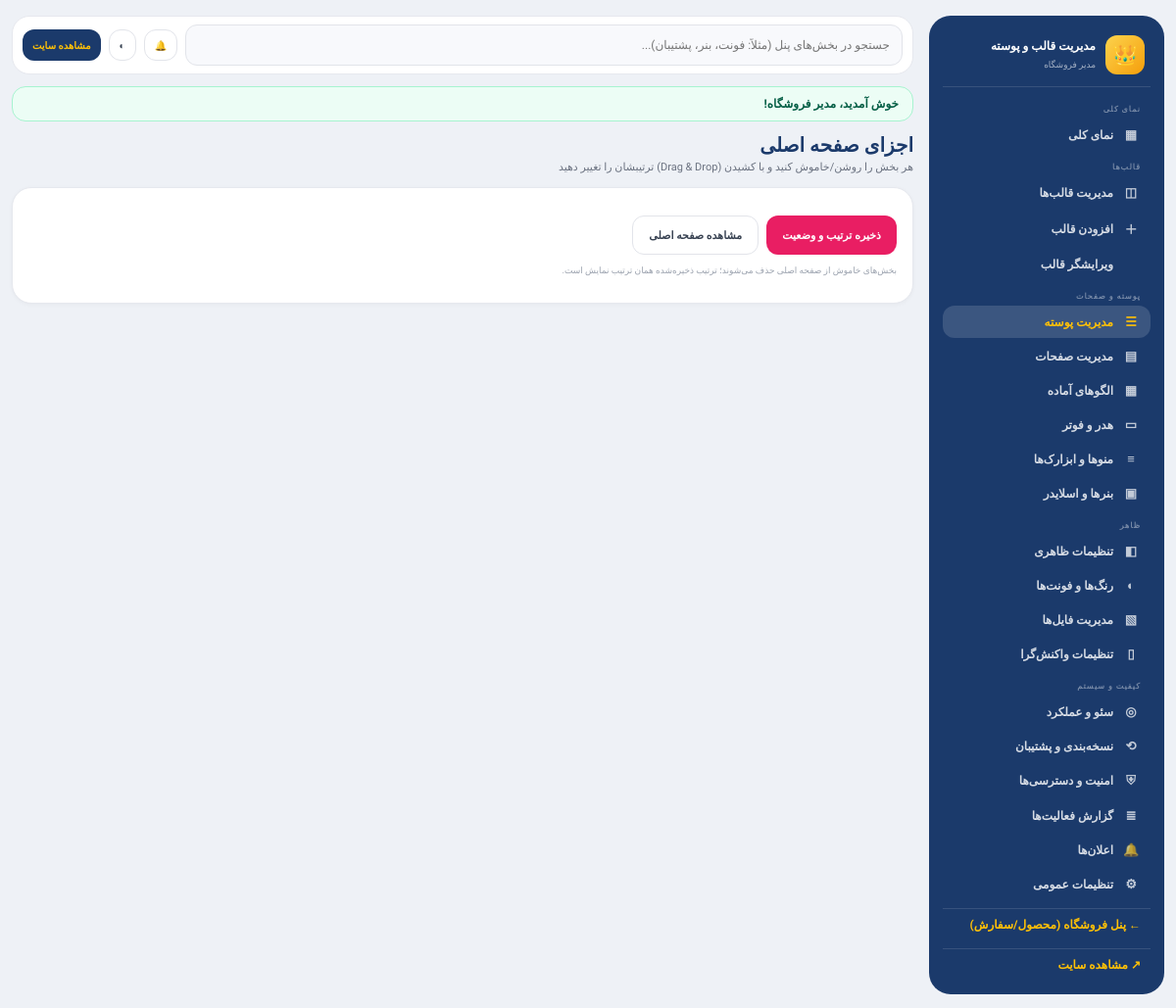
Page /admin/index.php?tab=sections (signed in) on the earlier database version.
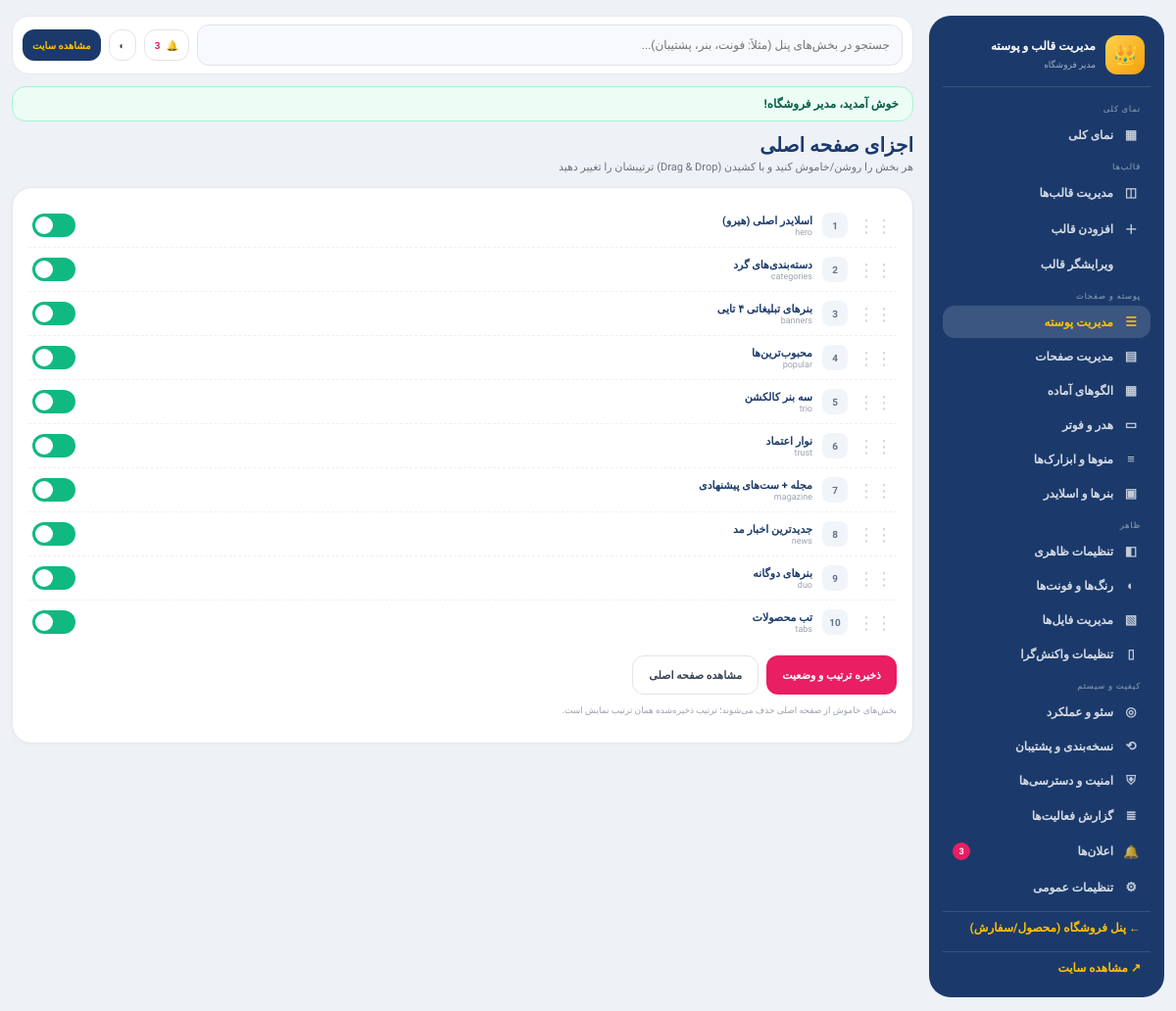
Same page on the later database version.
### tables this page shows
CREATE TABLE IF NOT EXISTS users (
  id INT UNSIGNED AUTO_INCREMENT PRIMARY KEY,
  name VARCHAR(120) NOT NULL,
  email VARCHAR(190) NOT NULL UNIQUE,
  phone VARCHAR(20) NOT NULL DEFAULT '',
  password_hash VARCHAR(255) NOT NULL,
  address TEXT NOT NULL,
  role VARCHAR(20) NOT NULL DEFAULT 'user',
  created_at TIMESTAMP NOT NULL DEFAULT CURRENT_TIMESTAMP
);

CREATE TABLE IF NOT EXISTS theme_sections (
  id VARCHAR(40) PRIMARY KEY,
  label VARCHAR(120) NOT NULL,
  enabled TINYINT(1) NOT NULL DEFAULT 1,
  sort INT NOT NULL DEFAULT 0
);

### bootstrap.php (called while the page is built, shortened)
<?php
function db(): PDO {
    static $pdo = null;
    if ($pdo === null) {
        try {
            $dsn = 'mysql:host=' . DB_HOST . ';dbname=' . DB_NAME . ';charset=' . DB_CHARSET;
            $pdo = new PDO($dsn, DB_USER, DB_PASS, [
                PDO::ATTR_ERRMODE            => PDO::ERRMODE_EXCEPTION,
                PDO::ATTR_DEFAULT_FETCH_MODE => PDO::FETCH_ASSOC,
                PDO::ATTR_EMULATE_PREPARES   => false,
            ]);
        } catch (PDOException $ex) {
            http_response_code(500);
            die('<div dir="rtl" style="font-family:Tahoma;max-width:520px;margin:80px auto;padding:24px;border:1px solid #f3c2c2;background:#fef2f2;border-radius:16px;color:#991b1b;text-align:center">'
                . '<h2>خطا در اتصال به دیتابیس</h2>'
                . '<p>لطفاً مقادیر DB_HOST / DB_NAME / DB_USER / DB_PASS را در فایل config.php بررسی کنید.</p>'
                . '<p style="direction:ltr;font-size:12px;color:#b91c1c">جزئیات: ' . htmlspecialchars($ex->getMessage(), ENT_QUOTES, 'UTF-8') . '</p>'
                . '</div>');
        }
    }
    return $pdo;
}
function e(mixed $s): string {
    return htmlspecialchars((string) $s, ENT_QUOTES, 'UTF-8');
}
function getFlashes(): array {
    $f = $_SESSION['flash'] ?? [];
    return is_array($f) ? $f : [];
}
function currentUser(): ?array {
    static $user = null;
    if ($user === null) {
        $st = db()->prepare('SELECT id, name, email, phone, address, role FROM users WHERE id = ? LIMIT 1');
        $st->execute([(int) $_SESSION['user_id']]);
        $user = $st->fetch() ?: false;
    }
    return $user ?: null;
}
    ?>

### admin/tabs/sections.php (the view, shortened to what this page needs)
<?php $secs = $pdo->query('SELECT * FROM theme_sections ORDER BY sort ASC')->fetchAll(); ?>
<h1 class="adm-h1">اجزای صفحه اصلی</h1>
<p class="adm-sub">هر بخش را روشن/خاموش کنید و با کشیدن (Drag & Drop) ترتیبشان را تغییر دهید</p>
<form method="post" class="adm-card">
  <ul class="adm-list" id="secList">
    <?php foreach ($secs as $i => $s): ?>
      <li class="adm-sec-row">
        <span style="color:#cbd5e1;font-size:18px;cursor:grab">⋮⋮</span>
        <span class="sec-num" style="width:26px;height:26px;border-radius:8px;background:#f1f5f9;display:grid;place-items:center;font-size:10px;font-weight:900;color:#64748b"><?= $i + 1 ?></span>
        <span class="grow"><b><?= e($s['label']) ?></b><small style="direction:ltr"><?= e($s['id']) ?></small></span>
        <span class="adm-switch"><input type="checkbox" name="enabled[<?= e($s['id']) ?>]" value="1" <?= $s['enabled'] ? 'checked' : '' ?>><i></i></span>
      </li>
    <?php endforeach; ?>
  </ul>
  <div class="adm-row" style="margin-top:12px"><button class="adm-btn adm-btn-primary">ذخیره ترتیب و وضعیت</button><a class="adm-btn adm-btn-ghost" href="../index.php" target="_blank">مشاهده صفحه اصلی</a></div>
  <p class="adm-note" style="margin-top:8px">بخش‌های خاموش از صفحه اصلی حذف می‌شوند؛ ترتیب ذخیره‌شده همان ترتیب نمایش است.</p>
</form>

### admin/index.php (shortened to what this page needs)
<?php
require dirname(__DIR__) . '/bootstrap.php';
$pdo = db();
if (!currentUser()) { redirect('../auth.php?action=login&next=' . urlencode('admin/index.php')); }
$me = currentUser();
$actor = $me['name'];
try { $pdo->query('SELECT 1 FROM theme_settings LIMIT 1'); }
catch (Throwable $ex) {
    http_response_code(500);
    die('<div dir="rtl" style="font-family:Tahoma;max-width:560px;margin:80px auto;padding:24px;border:1px solid #fde68a;background:#fffbeb;border-radius:16px;color:#92400e"><h2>جداول قالب نصب نشده‌اند</h2><p>فایل <b>database.sql</b> جدید را در phpMyAdmin دوباره Import کنید (نسخه جدید شامل جداول theme_* است).</p><a href="../index.php">بازگشت به سایت</a></div>');
}
$tab = preg_replace('/[^a-z_]/', '', (string) ($_GET['tab'] ?? 'overview')) ?: 'overview';
$groups = [
    'نمای کلی'        => ['overview' => ['نمای کلی', '▦']],
    'قالب‌ها'          => ['themes' => ['مدیریت قالب‌ها', '◫'], 'install' => ['افزودن قالب', '＋'], 'code' => ['ویرایشگر قالب', '</>']],
    'پوسته و صفحات'   => ['sections' => ['مدیریت پوسته', '☰'], 'pages' => ['مدیریت صفحات', '▤'], 'presets' => ['الگوهای آماده', '▦'], 'hero' => ['هدر و فوتر', '▭'], 'menus' => ['منوها و ابزارک‌ها', '≡'], 'banners' => ['بنرها و اسلایدر', '▣']],
    'ظاهر'            => ['appearance' => ['تنظیمات ظاهری', '◧'], 'design' => ['رنگ‌ها و فونت‌ها', '◐'], 'assets' => ['مدیریت فایل‌ها', '▧'], 'responsive' => ['تنظیمات واکنش‌گرا', '▯']],
    'کیفیت و سیستم'   => ['seo' => ['سئو و عملکرد', '◎'], 'backup' => ['نسخه‌بندی و پشتیبان', '⟲'], 'security' => ['امنیت و دسترسی‌ها', '⛨'], 'activity' => ['گزارش فعالیت‌ها', '≣'], 'notices' => ['اعلان‌ها', '🔔'], 'settings' => ['تنظیمات عمومی', '⚙']],
];
$tabs = [];
foreach ($groups as $items) foreach ($items as $k => $v) $tabs[$k] = $v;
$unreadNotices = 0;
try { $unreadNotices = (int) $pdo->query('SELECT COUNT(*) FROM theme_notices WHERE is_read = 0')->fetchColumn(); } catch (Throwable $ex) {}
?>
<!DOCTYPE html>
<html lang="fa" dir="rtl">
<head>
<link rel="stylesheet" href="../assets/style.css">
<link rel="stylesheet" href="admin.css">
</head>
<body class="adm" data-tabs='<?= json_encode(array_map(fn($v) => $v[0], $tabs), JSON_UNESCAPED_UNICODE) ?>'>
<div class="adm-shell">
  <aside class="adm-side">
    <div class="adm-brand"><span class="adm-crown">👑</span><div><b>مدیریت قالب و پوسته</b><small><?= e($actor) ?></small></div></div>
    <nav>
      <?php foreach ($groups as $gTitle => $items): ?>
        <p class="adm-group"><?= e($gTitle) ?></p>
        <?php foreach ($items as $k => [$label, $icon]): ?>
          <a href="index.php?tab=<?= $k ?>" class="<?= $tab === $k ? 'is-active' : '' ?>"><span class="adm-ic"><?= $icon ?></span><?= e($label) ?><?php if ($k === 'notices' && $unreadNotices): ?><em class="adm-badge"><?= $unreadNotices ?></em><?php endif; ?></a>
        <?php endforeach; ?>
      <?php endforeach; ?>
      <a href="../admin.php" class="adm-muted">← پنل فروشگاه (محصول/سفارش)</a>
      <a href="../index.php" target="_blank" class="adm-muted">↗ مشاهده سایت</a>
    </nav>
  </aside>
  <main class="adm-main">
    <div class="adm-topbar">
      <input class="adm-input" id="admSearch" placeholder="جستجو در بخش‌های پنل (مثلاً: فونت، بنر، پشتیبان)..." list="admSearchList" style="flex:1;min-width:200px">
      <a class="adm-btn adm-btn-ghost adm-btn-sm" href="index.php?tab=notices" title="اعلان‌ها">🔔<?php if ($unreadNotices): ?> <b style="color:var(--pink)"><?= $unreadNotices ?></b><?php endif; ?></a>
      <button class="adm-btn adm-btn-ghost adm-btn-sm" id="admDark" type="button" title="حالت روشن/تاریک">◐</button>
      <a class="adm-btn adm-btn-navy adm-btn-sm" href="../index.php" target="_blank">مشاهده سایت</a>
    </div>
    <?php foreach (getFlashes() as $f): ?><div class="adm-flash <?= $f['type'] === 'error' ? 'is-error' : '' ?>"><?= e($f['msg']) ?></div><?php endforeach; ?>
    <?php include __DIR__ . '/tabs/' . $tab . '.php'; ?>
  </main>
</div>
</body>
</html>

### assets/style.css (style rules this page uses)
:root { --navy: #1b3a6b; --navy-deep: #15305a; --navy-soft: #24487f; --pink: #e91e63; --pink-dark: #c2185b; --gold: #ffc107; --bg: #f3f4f8; --card: #ffffff; --line: #e6e8ee; --text: #1f2a44; --muted: #6b7280; --radius: 20px; --shadow: 0 10px 30px -12px rgba(20, 38, 74, .25); }
* { box-sizing: border-box; }
html { scroll-behavior: smooth; }
body { margin: 0; font-family: 'Vazirmatn', Tahoma, 'Segoe UI', sans-serif; background: var(--bg); color: var(--text); -webkit-font-smoothing: antialiased; }

Differences in the rows shown:
added theme_sections: label "اسلایدر اصلی (هیرو)", id "hero"
added theme_sections: label "دسته‌بندی‌های گرد", id "categories"
added theme_sections: label "بنرهای تبلیغاتی ۴ تایی", id "banners"
added theme_sections: label "محبوب‌ترین‌ها", id "popular"
added theme_sections: label "سه بنر کالکشن", id "trio"
added theme_sections: label "نوار اعتماد", id "trust"
added theme_sections: label "مجله + ست‌های پیشنهادی", id "magazine"
added theme_sections: label "جدیدترین اخبار مد", id "news"
added theme_sections: label "بنرهای دوگانه", id "duo"
added theme_sections: label "تب محصولات", id "tabs"
Other differences:
$unreadNotices: (not shown) → "3"
list line gone: "🔔 اعلان‌ها"
new list line: "🔔 اعلان‌ها 3"
